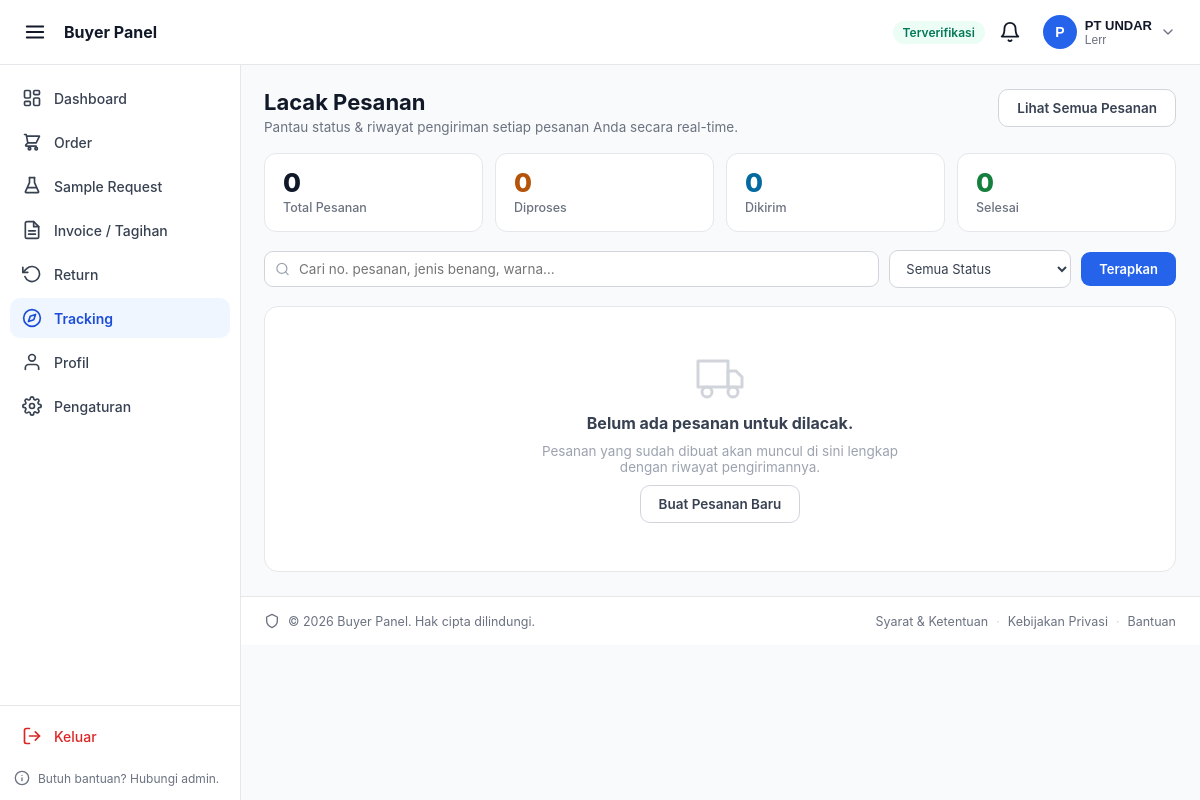
The page /buyer_panel/tracking.php (signed in) on the database as committed earlier.
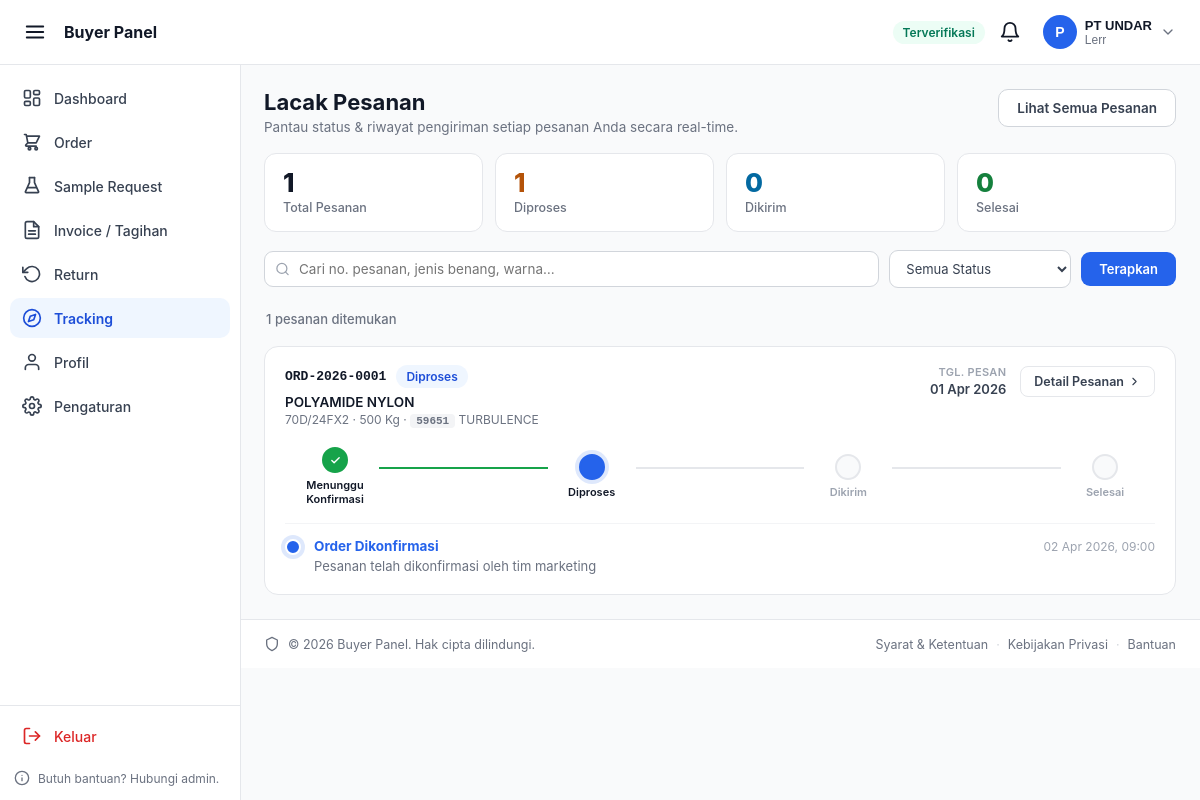
The same page on the database as committed later.
### tables this page shows
CREATE TABLE `buyer_profile` (
  `id_buyer` int(11) NOT NULL,
  `id_user` int(11) NOT NULL,
  `kode_pelanggan` varchar(20) DEFAULT NULL,
  `nama_perusahaan` varchar(150) NOT NULL,
  `nama_pic` varchar(100) NOT NULL,
  `no_whatsapp` varchar(20) NOT NULL,
  `alamat` text NOT NULL,
  `negara` varchar(50) NOT NULL,
  `contact_person` varchar(100) DEFAULT NULL,
  `no_telp` varchar(20) DEFAULT NULL,
  `npwp` varchar(25) DEFAULT NULL,
  `nib` varchar(20) DEFAULT NULL,
  `upload_dokumen` varchar(255) DEFAULT NULL,
  `status_verifikasi` enum('pending','approved','rejected','blocked') NOT NULL DEFAULT 'pending',
  `diverifikasi_oleh` int(11) DEFAULT NULL,
  `tanggal_diblokir` datetime DEFAULT NULL,
  `tenor_hari` int(11) NOT NULL DEFAULT 30
);

CREATE TABLE `orders` (
  `id_order` int(11) NOT NULL,
  `id_buyer` int(11) NOT NULL,
  `no_order` varchar(20) NOT NULL,
  `kode_warna` varchar(20) DEFAULT NULL,
  `nama_warna` varchar(100) DEFAULT NULL,
  `jenis_benang` varchar(100) NOT NULL,
  `ukuran_benang` varchar(50) DEFAULT NULL,
  `qty` int(11) NOT NULL,
  `harga_benang` decimal(15,2) NOT NULL,
  `tanggal` date NOT NULL,
  `catatan` text DEFAULT NULL,
  `status` enum('pending','processing','shipped','done','cancelled') NOT NULL DEFAULT 'pending'
);

CREATE TABLE `tracking` (
  `id_tracking` int(11) NOT NULL,
  `id_order` int(11) NOT NULL,
  `status` varchar(100) NOT NULL,
  `keterangan` text DEFAULT NULL,
  `updated_by` int(11) NOT NULL,
  `tanggal` datetime NOT NULL DEFAULT current_timestamp()
);

### buyer_panel/partials/config.php (called while the page is built, shortened)
<?php
$conn = getDB();
$stmt = $conn->prepare("
    SELECT
        u.id_user,
        u.email,
        u.role,
        bp.id_buyer,
        bp.kode_pelanggan,
        bp.nama_perusahaan,
        bp.nama_pic,
        bp.no_whatsapp,
        bp.status_verifikasi,
        bp.tenor_hari,
        bp.upload_dokumen
    FROM users u
    INNER JOIN buyer_profile bp ON bp.id_user = u.id_user
    WHERE u.id_user = ?
    LIMIT 1
");
$stmt->bind_param('i', $_SESSION['user_id']);
$stmt->execute();
$currentBuyer = $stmt->get_result()->fetch_assoc();

### buyer_panel/tracking.php (the view, shortened to what the rows shown need)
<?php
require_once __DIR__ . '/partials/config.php';
$idBuyer   = (int) ($currentBuyer['id_buyer'] ?? 0);
$filterStatus = $_GET['status'] ?? '';
$search       = trim($_GET['q'] ?? '');
$allowedStatus = ['pending', 'processing', 'shipped', 'done', 'cancelled'];
if (!in_array($filterStatus, $allowedStatus)) $filterStatus = '';
$where  = ['o.id_buyer = ?'];
$params = [$idBuyer];
$types  = 'i';
$whereSQL = 'WHERE ' . implode(' AND ', $where);
$sql = "
    SELECT o.*
    FROM orders o
    $whereSQL
    ORDER BY o.tanggal DESC, o.id_order DESC
";
$stmt = $conn->prepare($sql);
$stmt->bind_param($types, ...$params);
$stmt->execute();
$orders = $stmt->get_result()->fetch_all(MYSQLI_ASSOC);
$trackingByOrder = [];
if (!empty($orders)) {
    $orderIds      = array_column($orders, 'id_order');
    $placeholders  = implode(',', array_fill(0, count($orderIds), '?'));
    $typesT        = str_repeat('i', count($orderIds));
    $sqlT = "
        SELECT id_order, status, keterangan, tanggal
        FROM tracking
        WHERE id_order IN ($placeholders)
        ORDER BY tanggal ASC, id_tracking ASC
    ";
    $stmtT = $conn->prepare($sqlT);
    $stmtT->bind_param($typesT, ...$orderIds);
    $stmtT->execute();
    $rowsT = $stmtT->get_result()->fetch_all(MYSQLI_ASSOC);
    foreach ($rowsT as $row) {
        $trackingByOrder[$row['id_order']][] = $row;
    }
}
function trkStatusBadge(string $s): string {
    $map = [
        'pending'    => ['Menunggu Konfirmasi', 'badge-pending'],
        'processing' => ['Diproses',            'badge-processing'],
        'shipped'    => ['Dikirim',              'badge-shipped'],
        'done'       => ['Selesai',              'badge-done'],
        'cancelled'  => ['Dibatalkan',           'badge-cancelled'],
    ];
    $d = $map[$s] ?? [ucfirst($s), 'badge-pending'];
    return '<span class="bp-badge ' . $d[1] . '">' . $d[0] . '</span>';
}
function trkStep(string $s): int {
    $order = ['pending' => 1, 'processing' => 2, 'shipped' => 3, 'done' => 4];
    return $order[$s] ?? 0;
}
function trkDate(string $dt, string $fmt = 'd M Y, H:i'): string {
    $ts = strtotime($dt);
    return $ts ? date($fmt, $ts) : $dt;
}
?>
<!DOCTYPE html>
<html lang="id">
<head>
</head>
<body>
<?php include __DIR__ . '/partials/_header.php'; ?>
<div class="bp-content">
    <main class="bp-tracking">
        <div class="bp-tracking__heading">
            <div>
                <h1>Lacak Pesanan</h1>
            </div>
        </div>
        <?php if (empty($orders)): ?>
            <div class="bp-empty-card">
                <svg viewBox="0 0 24 24" fill="none" stroke="currentColor" stroke-width="1.5"
                     stroke-linecap="round" stroke-linejoin="round" width="48" height="48" class="bp-empty-card__icon">
                    <rect x="1" y="3" width="15" height="13"></rect>
                    <polygon points="16 8 20 8 23 11 23 16 16 16 16 8"></polygon>
                    <circle cx="5.5" cy="18.5" r="2.5"></circle>
                    <circle cx="18.5" cy="18.5" r="2.5"></circle>
                </svg>
                <p class="bp-empty-card__title">
                    <?= ($filterStatus || $search)
                        ? 'Tidak ada pesanan yang sesuai filter.'
                        : 'Belum ada pesanan untuk dilacak.' ?>
                </p>
                <p class="bp-empty-card__sub">
                    <?= ($filterStatus || $search)
                        ? 'Coba ubah atau reset filter pencarian.'
                        : 'Pesanan yang sudah dibuat akan muncul di sini lengkap dengan riwayat pengirimannya.' ?>
                </p>
                <?php if (!$filterStatus && !$search): ?>
                    <a href="<?= BUYER_URL ?>/orders-new.php" class="bp-btn-secondary">Buat Pesanan Baru</a>
                <?php endif; ?>
            </div>
        <?php else: ?>
            <div class="bp-track-list">
                <?php foreach ($orders as $ord):
                    $history     = $trackingByOrder[$ord['id_order']] ?? [];
                    $historyDesc = array_reverse($history);
                    $step        = trkStep($ord['status']);
                    $isCancelled = $ord['status'] === 'cancelled';
                ?>
                <div class="bp-track-card">
                    <div class="bp-track-card__head">
                        <div class="bp-track-card__main">
                            <div class="bp-track-card__no">
                                <span class="bp-mono"><?= htmlspecialchars($ord['no_order']) ?></span>
                                <?= trkStatusBadge($ord['status']) ?>
                            </div>
                            <div class="bp-product-cell">
                                <span class="bp-product-name"><?= htmlspecialchars($ord['jenis_benang']) ?></span>
                                <span class="bp-product-sub">
                                    <?php if ($ord['ukuran_benang']): ?>
                                        <?= htmlspecialchars($ord['ukuran_benang']) ?> ·
                                    <?php endif; ?>
                                    <?= number_format((float) $ord['qty'], 0, ',', '.') ?> Kg
                                    <?php if ($ord['kode_warna'] || $ord['nama_warna']): ?>
                                        ·
                                        <?php if ($ord['kode_warna']): ?>
                                            <span class="bp-color-code"><?= htmlspecialchars($ord['kode_warna']) ?></span>
                                        <?php endif; ?>
                                        <?= htmlspecialchars($ord['nama_warna'] ?? '') ?>
                                    <?php endif; ?>
                                </span>
                            </div>
                        </div>
                        <div class="bp-track-card__side">
                            <div class="bp-track-card__date">
                                <span class="bp-track-card__date-label">Tgl. Pesan</span>
                                <span class="bp-track-card__date-value"><?= trkDate($ord['tanggal'], 'd M Y') ?></span>
                            </div>
                            <a href="<?= BUYER_URL ?>/orders-detail.php?id=<?= $ord['id_order'] ?>" class="bp-btn-detail">
                                Detail Pesanan
                                <svg viewBox="0 0 24 24" fill="none" stroke="currentColor"
                                     stroke-width="2" stroke-linecap="round" stroke-linejoin="round"
                                     width="13" height="13">
                                    <polyline points="9 18 15 12 9 6"></polyline>
                                </svg>
                            </a>
                        </div>
                    </div>
                    <?php if ($isCancelled): ?>
                        <div class="bp-track-cancelled">
                            <svg viewBox="0 0 24 24" fill="none" stroke="currentColor" stroke-width="2"
                                 stroke-linecap="round" stroke-linejoin="round" width="16" height="16">
                                <circle cx="12" cy="12" r="10"></circle>
                                <line x1="15" y1="9" x2="9" y2="15"></line>
                                <line x1="9" y1="9" x2="15" y2="15"></line>
                            </svg>
                            Pesanan ini telah dibatalkan.
                        </div>
                    <?php else: ?>
                        <div class="bp-progress">
                            <?php
                            $stages = [
                                1 => 'Menunggu Konfirmasi',
                                2 => 'Diproses',
                                3 => 'Dikirim',
                                4 => 'Selesai',
                            ];
                            foreach ($stages as $n => $label):
                                $state = $n < $step ? 'done' : ($n === $step ? 'active' : 'upcoming');
                            ?>
                                <div class="bp-progress__step bp-progress__step--<?= $state ?>">
                                    <div class="bp-progress__dot">
                                        <?php if ($state === 'done'): ?>
                                            <svg viewBox="0 0 24 24" fill="none" stroke="currentColor" stroke-width="3"
                                                 stroke-linecap="round" stroke-linejoin="round" width="11" height="11">
                                                <polyline points="20 6 9 17 4 12"></polyline>
                                            </svg>
                                        <?php endif; ?>
                                    </div>
                                    <span class="bp-progress__label"><?= $label ?></span>
                                </div>
                                <?php if ($n < 4): ?>
                                    <div class="bp-progress__line bp-progress__line--<?= $n < $step ? 'done' : 'upcoming' ?>"></div>
                                <?php endif; ?>
                            <?php endforeach; ?>
                        </div>
                    <?php endif; ?>
                    <div class="bp-track-history">
                        <?php if (empty($historyDesc)): ?>
                            <p class="bp-track-history__empty">
                                Belum ada update tracking. Tim kami akan segera memperbarui status pesanan Anda.
                            </p>
                        <?php else: ?>
                            <ul class="bp-timeline">
                                <?php foreach ($historyDesc as $i => $h): ?>
                                    <li class="bp-timeline__item <?= $i === 0 ? 'bp-timeline__item--current' : '' ?>">
                                        <span class="bp-timeline__dot"></span>
                                        <div class="bp-timeline__body">
                                            <div class="bp-timeline__row">
                                                <span class="bp-timeline__status"><?= htmlspecialchars($h['status']) ?></span>
                                                <span class="bp-timeline__time"><?= trkDate($h['tanggal']) ?></span>
                                            </div>
                                            <?php if ($h['keterangan']): ?>
                                                <p class="bp-timeline__note"><?= htmlspecialchars($h['keterangan']) ?></p>
                                            <?php endif; ?>
                                        </div>
                                    </li>
                                <?php endforeach; ?>
                            </ul>
                        <?php endif; ?>
                    </div>
                </div>
                <?php endforeach; ?>
            </div>
        <?php endif; ?>
    </main>
</div>
</body>
</html>

### buyer_panel/partials/_header.php (shortened to what the rows shown need)
<?php
$namaPerusahaan = $currentBuyer['nama_perusahaan'] ?? 'Buyer';
$namaPic         = $currentBuyer['nama_pic'] ?? '';
$statusVerif     = $currentBuyer['status_verifikasi'] ?? 'pending';
$inisial = mb_strtoupper(mb_substr($namaPerusahaan, 0, 1));
$statusBadge = [
    'approved' => ['label' => 'Terverifikasi', 'class' => 'badge-verified'],
    'pending'  => ['label' => 'Menunggu Verifikasi', 'class' => 'badge-pending'],
    'rejected' => ['label' => 'Ditolak', 'class' => 'badge-rejected'],
    'blocked'  => ['label' => 'Diblokir', 'class' => 'badge-rejected'],
][$statusVerif] ?? ['label' => 'Menunggu Verifikasi', 'class' => 'badge-pending'];
?>
<header class="bp-header" id="bpHeader">
    <div class="bp-header__right">
        <span class="bp-badge <?= $statusBadge['class'] ?> bp-header__badge-desktop">
            <?= htmlspecialchars($statusBadge['label']) ?>
        </span>
        <div class="bp-header__notif">
            <button type="button" class="bp-icon-btn" id="bpNotifBtn" aria-label="Notifikasi" aria-haspopup="true" aria-expanded="false">
            </button>
        </div>
        <div class="bp-header__profile">
            <button type="button" class="bp-header__profile-btn" id="bpProfileBtn" aria-haspopup="true" aria-expanded="false">
                <span class="bp-avatar"><?= htmlspecialchars($inisial) ?></span>
                <span class="bp-header__profile-info">
                    <span class="bp-header__profile-name"><?= htmlspecialchars($namaPerusahaan) ?></span>
                    <span class="bp-header__profile-pic"><?= htmlspecialchars($namaPic) ?></span>
                </span>
                <svg class="bp-header__chevron" viewBox="0 0 24 24" fill="none" stroke="currentColor" stroke-width="2" stroke-linecap="round" stroke-linejoin="round" width="16" height="16">
                    <polyline points="6 9 12 15 18 9"></polyline>
                </svg>
            </button>
        </div>
    </div>
</header>

Rows that differ between the two databases and show on the page:
added orders: no_order "ORD-2026-0001", status "Diproses", jenis_benang "POLYAMIDE NYLON", ukuran_benang "70D/24FX2", qty "500", kode_warna "59651", nama_warna "TURBULENCE", tanggal "01 Apr 2026", label "Menunggu Konfirmasi", label "Diproses", label "Dikirim", label "Selesai"
added tracking: status "Order Dikonfirmasi", tanggal "02 Apr 2026, 09:00", keterangan "Pesanan telah dikonfirmasi oleh tim marketing"
Other text that changed with them:
$stats['total']: "0" → "1"
$stats['pending'] + $stats['processing']: "0" → "1"
count($orders): (not shown) → "1"
text no longer shown: "Belum ada pesanan untuk dilacak. Pesanan yang sudah dibuat akan muncul di sini lengkap dengan riwayat pengirimannya. Buat Pesanan Baru"
text now shown: "pesanan ditemukan"
